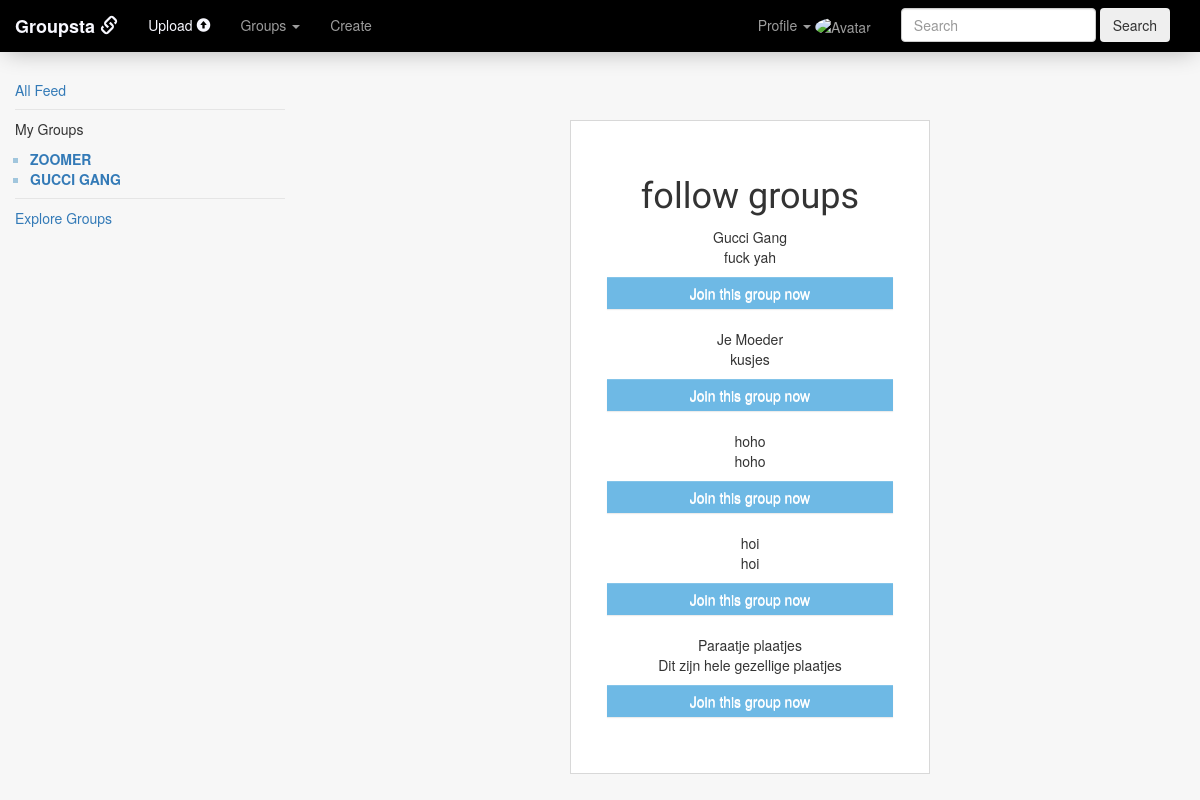
Page /followgroup (signed in) on the committed database.
### tables this page shows
CREATE TABLE 'follow' ('follow_id' INTEGER PRIMARY KEY AUTOINCREMENT NOT NULL, 'user_id' INTEGER, 'group_id' INTEGER,'username' TEXT,'groupname' TEXT, 'time' DATETIME DEFAULT CURRENT_TIMESTAMP, 'admin' INTEGER);

CREATE TABLE 'groups' ('group_id' INTEGER PRIMARY KEY AUTOINCREMENT NOT NULL, 'group_name' TEXT NOT NULL, 'bio' INTEGER NOT NULL, 'members' INTEGER, 'time' DATETIME NOT NULL DEFAULT CURRENT_TIMESTAMP);

### application.py (the view)
@app.route("/followgroup", methods=["GET", "POST"])
@login_required
def followgroup():
    group = groups.Group(session["user_id"])
    followable = group.exploregroups()
    groupfollow = group.followed()
    if request.method == "POST":
        if request.form["action"]:
            group_id = request.form["action"]
            session["group_id"] = group_id
            result = group.follow(group_id)
            if result == None:
                return render_template("followgroup.html", followable = followable, error = "You're already member of this group", groupnames = groupfollow)
            else:
                return redirect(url_for("index"))
    else:
        return render_template("followgroup.html", followable = followable, groupnames = groupfollow)

### helpers.py (called while the page is built)
def login_required(f):
    @wraps(f)
    def decorated_function(*args, **kwargs):
        if session.get("user_id") is None:
            return redirect("/login")
        return f(*args, **kwargs)
    return decorated_function

### models/groups.py (called while the page is built)
    def exploregroups(self):
        result = db.execute("SELECT * FROM groups ORDER BY RANDOM() LIMIT 5")
        return result

    def followed(self):
        groups = db.execute("SELECT groupname FROM follow WHERE user_id = :id",id = self.user_id)
        return groups

### templates/followgroup.html (shortened to what this page needs)
{% extends "layout.html" %}
{% block main %}
<body class="body_log_reg">
    <div class="main_container">
    <div class="container_log_reg">
        <form action="{{ url_for('followgroup') }}" method="post">
            <h1>follow groups</h1>
            {% for group in followable %}
                <p>
                    {{ group.group_name }}
                    <BR>
                    {{ group.bio }}
                    <BR>
                </p>
                <div class="panel_body">
                    <button name = "action" class="btn btn-default btn-block" id="log_reg_button" type = "submit" value = "{{ group.group_id }}">Join this group now</button>
                </div>
                <BR>
            {% endfor %}
        </form>
    </div>
    </div>
</body>
{% endblock %}

### templates/layout.html (shortened to what this page needs)
<!DOCTYPE html>
<html lang="en">
    <head>
        <link rel="stylesheet" href="https://maxcdn.bootstrapcdn.com/bootstrap/3.3.7/css/bootstrap.min.css">
        <link rel="stylesheet" href="https://maxcdn.bootstrapcdn.com/bootstrap/3.3.7/css/bootstrap-theme.min.css">
        <link href="{{ url_for('static', filename='style.css') }}" rel="stylesheet"/>
    </head>
    <body>
        <nav class = "navbar navbar-inverse" role = "navigation">
            <div class = "container-fluid">
            <div class= "navbar-header">
                <a class = "navbar-brand" href = "{{ url_for('index') }}"><font color="f8f8ff"><font family = "Lucida Console"><b> Groupsta <span class="glyphicon glyphicon-link"></span> </b></font></font></a>
            </div>
                <div class="collapse navbar-collapse" id="bs-example-navbar">
                    {% if session.user_id %}
                    <form action="{{ url_for('search') }}" class="navbar-form navbar-right" role="search" method=post>
                        <div class="form-group">
                            <input class="form-control" placeholder="Search" type="text" onkeyup="liveSearch(this.value)" required>
                        </div>
                        <button type="submit" class="btn">Search</button>
                    </form>
                    <ul class = "nav navbar-nav navbar-right">
                        <li class = "dropdown">
                                <a href = "#" class = "dropdown-toggle" data-toggle= "dropdown">Profile <span class="caret"></span> <img src="https://www.w3schools.com/w3images/avatar6.png" alt="Avatar" class="avatar">
                                </a>
                            </li>
                    </ul>
                    {% endif %}
                    <ul class = "nav navbar-nav navbar-left">
                        <li class = "active">
                            {% if session.user_id %}
                            <li><a href="{{ url_for('post') }}"><font color="f8f8ff">Upload <span class="glyphicon glyphicon-circle-arrow-up"></span> </font> </a></li>
                            <li class = "dropdown">
                                <a href = "#" class = "dropdown-toggle" data-toggle= "dropdown">Groups <span class="caret"></span></span>
                                </a>
                            </li>
                            <li><a href="{{ url_for('create') }}">Create</a></li>
                            {% else %}
                            <li><a href="{{ url_for('register') }}"><font color="f8f8ff">Join Groupsta</font></a></li>
                            <li><a href="{{ url_for('login') }}">Log In</a></li>
                            {% endif %}
                    </ul>
            </div>
        </div>
        </nav>
    <div class="container-fluid">
        <div class="row row-offcanvas row-offcanvas-left">
            <div class="col-xs-6 col-sm-3 sidebar-offcanvas" id="sidebar" role="navigation">
            <div class="sidebar-nav">
                <ul class="nav">
                    <div class="sidenav">
                        {% if session.user_id %}
                        <li class="active"><a href="{{ url_for('index') }}">All Feed</a></li>
                        <li class="nav-divider"></li>
                        <p>My Groups</p>
                            {% for groupname in groupnames %}
                            <ul id = "loadgroups">
                            <li><a id="sidebar_groups" href="{{ groupname.groupname }}">{{ groupname.groupname }}</a></li>
                            </ul>
                            {% endfor %}
						<li class="nav-divider"></li>
                        <li class="active"><a href="{{ url_for('followgroup') }}">Explore Groups</a></li>
                        {% endif %}
                    </ul>
                </div>
            </div>
            <main>
                <center>
                <br></br>
                {% block main %}{% endblock %}
            </main>
        </div>
    </body>
</html>

### static/style.css (style rules this page uses)
body, html, .container-fluid, .sidebar { height: 100%; min-height: 100%; margin: 0; }
body { background-color: #f7f7f7; height: 100%; }
h1 { font-family: 'Varela', sans-serif; }
.navbar { border-radius: 0; margin-top: 0vh; background-image: none; -webkit-box-shadow: none; -moz-box-shadow: none; box-shadow: none; border: none; background-color: #000; position: fixed; width: 100vw; z-index: 1000; -webkit-box-shadow: 0px 5px 23px -6px rgba(0,0,0,0.30); -moz-box-shadow: 0px 5px 23px -6px rgba(0,0,0,0.30); box-shadow: 0px 5px 23px -6px rgba(0,0,0,0.30); }
.body_log_reg { background-color: #f7f7f7; width: 100vw; }
.container_log_reg { width: 30vw; margin-left: auto; margin-right: auto; background-color: #fff; padding: 3vw; border: 1px solid #d8d8d8; }
.container_log_reg h1 { text-align: center; }
#log_reg_button { border: none; background: #6eb9e5 !important; color: #fff; border-radius: 0; }
.avatar { vertical-align: middle; width: 20px; height: 20px; border-radius: 50%; }
.col-sm-3 { height: 100vw; }
main { margin-top: 5vh; }
.main_container { margin-left: 25vw; margin-top: 5vh; }
#sidebar { position: fixed; top: 10vh; }
#sidebar_groups { text-transform: uppercase; font-weight: bold; }
#loadgroups { list-style-type:square; color: #a1c6dd; padding-left:15px; }

### rows in the picture
follow: groupname "ZOOMER"
follow: groupname "GUCCI GANG"
groups: group_name "Gucci Gang", bio "fuck yah", {{ group.group_id }} 3 (drawn)
groups: group_name "Je Moeder", bio "kusjes", {{ group.group_id }} 4 (drawn)
groups: group_name "hoho", bio "hoho", {{ group.group_id }} 8 (drawn)
groups: group_name "hoi", bio "hoi", {{ group.group_id }} 7 (drawn)
groups: group_name "Paraatje plaatjes", bio "Dit zijn hele gezellige plaatjes", {{ group.group_id }} 11 (drawn)
